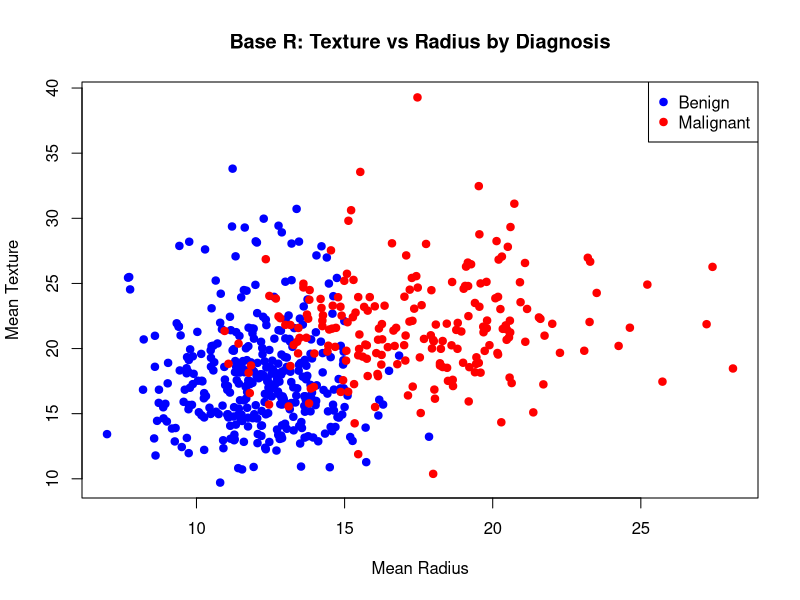
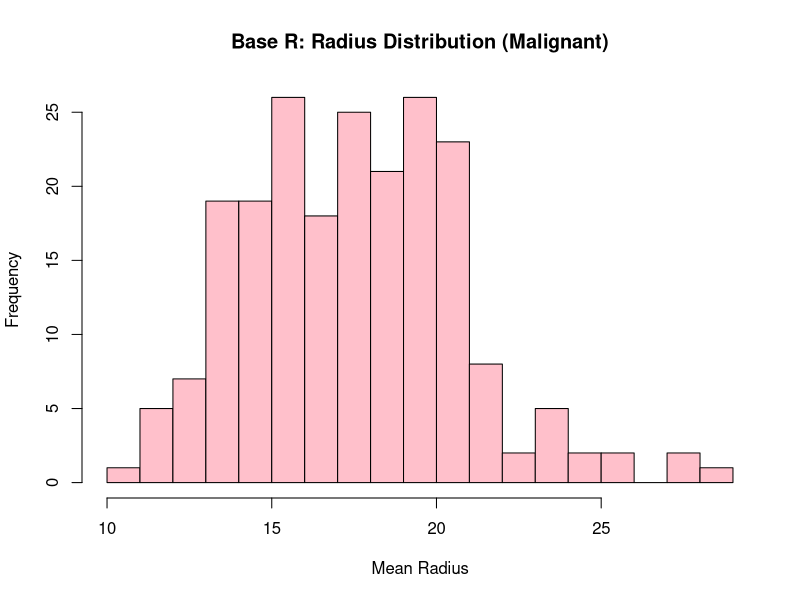
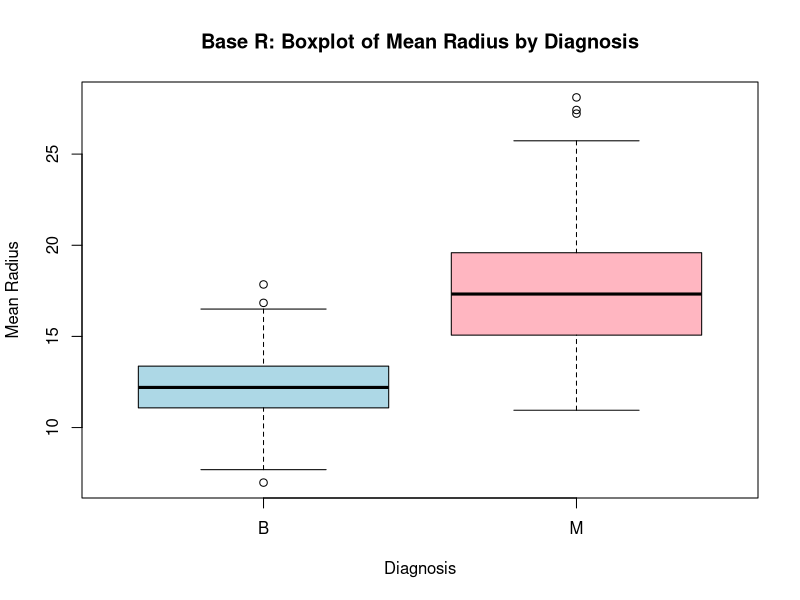
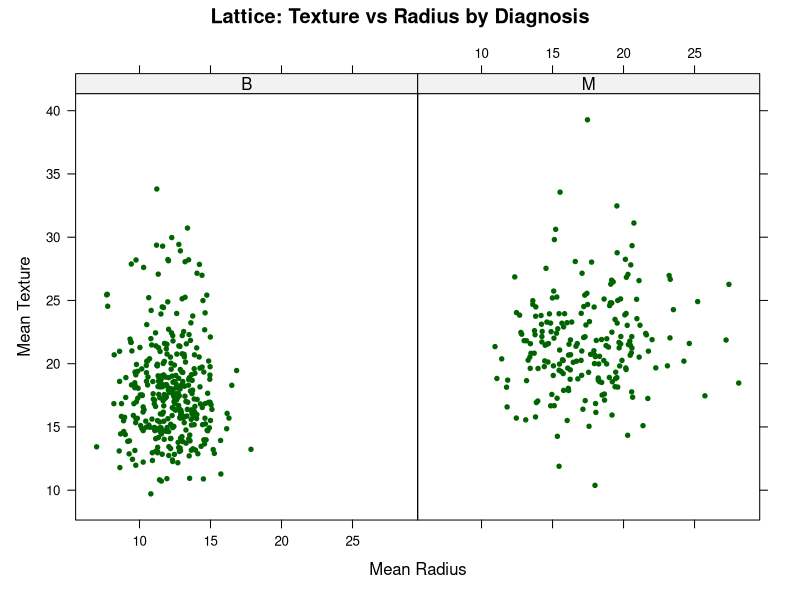
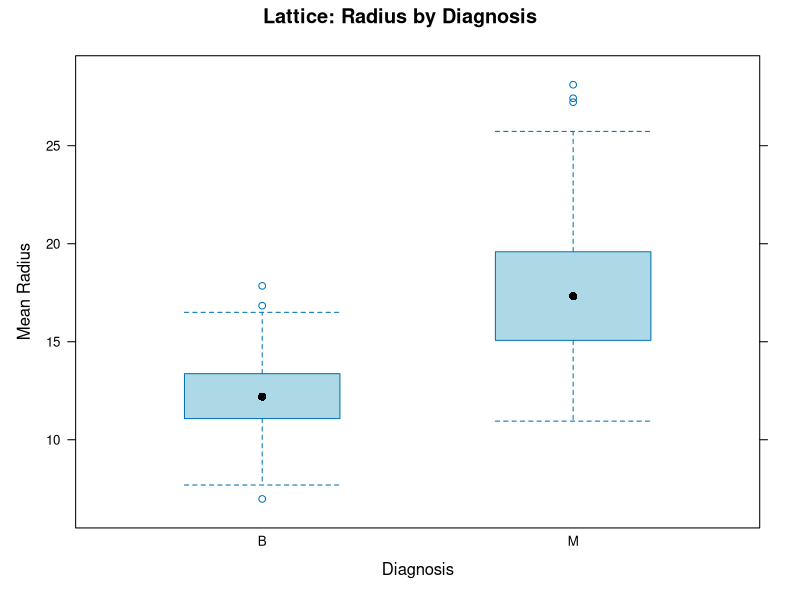
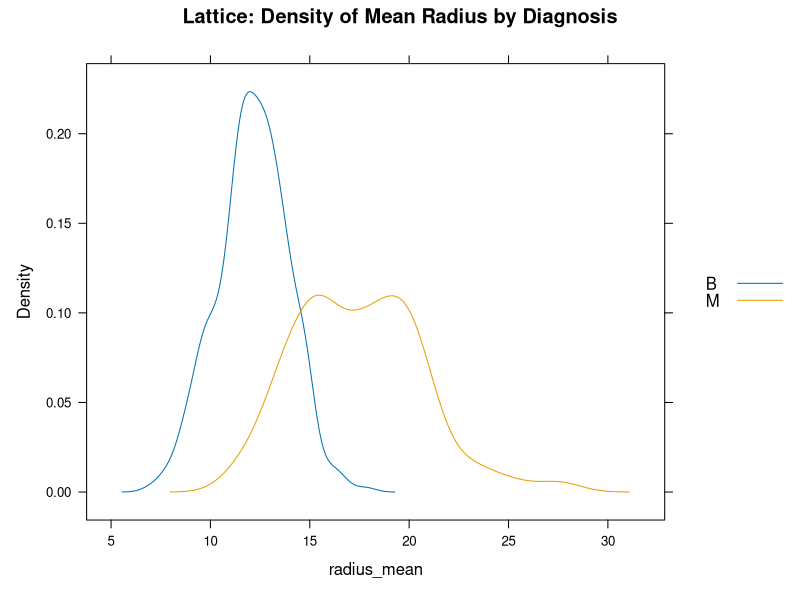
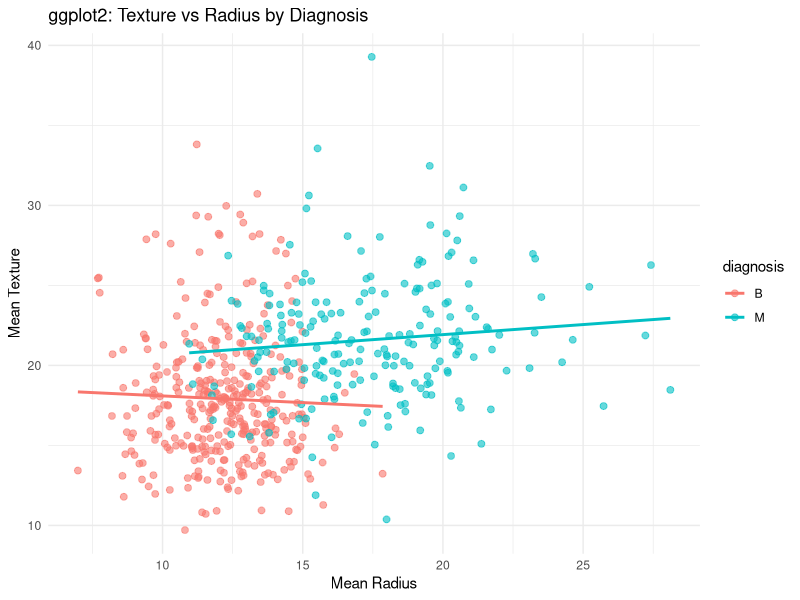
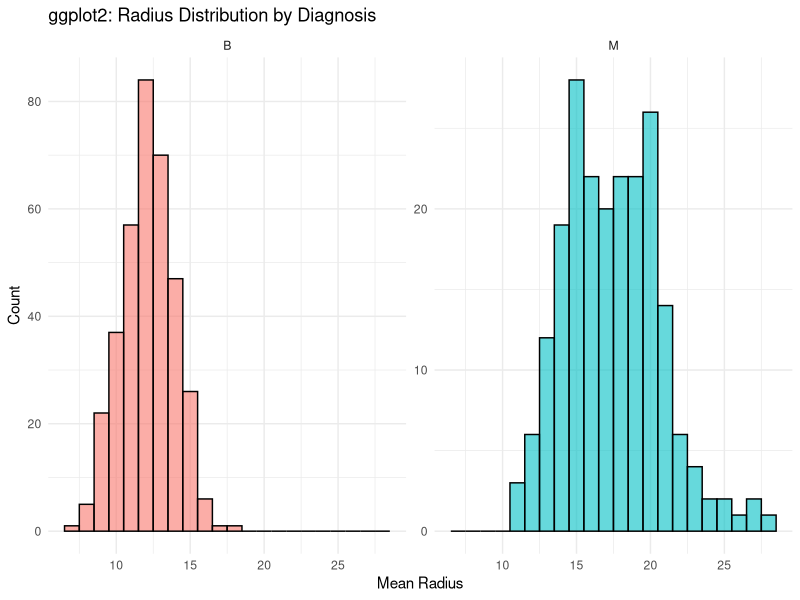

Generate these figures, in order, with R:
# Load libraries and dataset
install.packages("dslabs")
library(dslabs)
data("brca")
# 'brca$y' contains the diagnosis (Benign/ Malignant)
# 'brca$x' is a matrix of 30 numeric features
head(brca$y)
str(brca$x)
# Combine into one data frame for easy plotting
df <- data.frame(diagnosis = brca$y, brca$x)
head(df)

# Base R Graphics
# Scatter plot: Texture vs Radius, color-coded by diagnosis
plot(df$radius_mean, df$texture_mean,
     col = ifelse(df$diagnosis == "M", "red", "blue"),
     pch = 19,
     xlab = "Mean Radius",
     ylab = "Mean Texture",
     main = "Base R: Texture vs Radius by Diagnosis")
legend("topright", legend = c("Benign", "Malignant"),
       col = c("blue", "red"), pch = 19)
# Histogram: Distribution of Radius (Malignant only)
hist(df$radius_mean[df$diagnosis == "M"],
     main = "Base R: Radius Distribution (Malignant)",
     xlab = "Mean Radius", col = "pink", breaks = 20)
library(lattice)
# Boxplot: Comparing radius_mean between Benign and Malignant
boxplot(radius_mean ~ diagnosis, data = df,
        main = "Base R: Boxplot of Mean Radius by Diagnosis",
        xlab = "Diagnosis", ylab = "Mean Radius",
        col = c("lightblue", "lightpink"))

# Lattice Graphics
# Conditional scatter plot (small multiples)
xyplot(texture_mean ~ radius_mean | diagnosis,
       data = df,
       layout = c(2,1),
       main = "Lattice: Texture vs Radius by Diagnosis",
       xlab = "Mean Radius",
       ylab = "Mean Texture",
       col = "darkgreen",
       pch = 20)
# Box-and-whisker plot
bwplot(radius_mean ~ diagnosis,
       data = df,
       main = "Lattice: Radius by Diagnosis",
       xlab = "Diagnosis",
       ylab = "Mean Radius",
       fill = "lightblue")
# Density plot for smoother comparison
densityplot(~ radius_mean, groups = diagnosis,
            data = df, auto.key = TRUE,
            main = "Lattice: Density of Mean Radius by Diagnosis",
            plot.points = FALSE)

# ggplot2 Visualizations
# Scatter plot with linear regression line
library(ggplot2)
ggplot(df, aes(x = radius_mean, y = texture_mean, color = diagnosis)) +
  geom_point(size = 2, alpha = 0.6) +
  geom_smooth(method = "lm", se = FALSE) +
  labs(title = "ggplot2: Texture vs Radius by Diagnosis",
       x = "Mean Radius",
       y = "Mean Texture") +
  theme_minimal()
# Faceted histogram
ggplot(df, aes(x = radius_mean, fill = diagnosis)) +
  geom_histogram(binwidth = 1, color = "black", alpha = 0.6) +
  facet_wrap(~ diagnosis, scales = "free_y") +
  labs(title = "ggplot2: Radius Distribution by Diagnosis",
       x = "Mean Radius",
       y = "Count") +
  theme_minimal() +
  theme(legend.position = "none")
